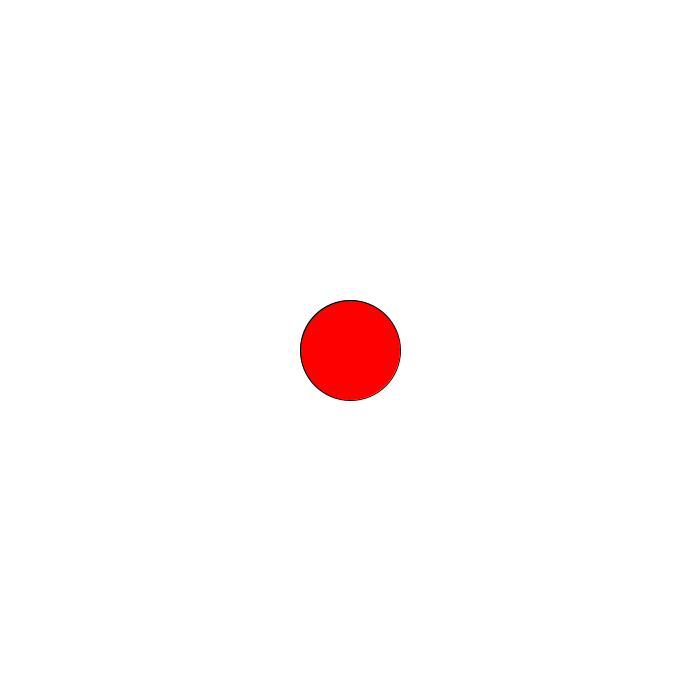
Frame 1 (no input)
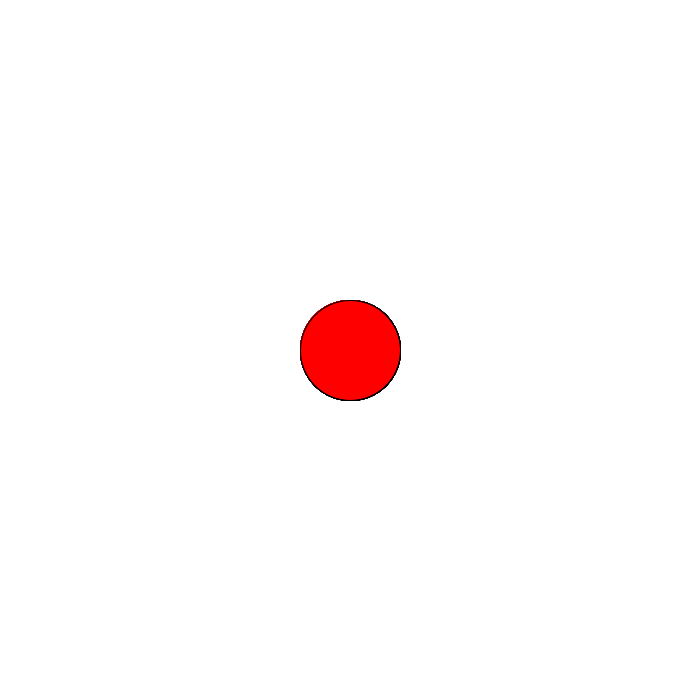
Frame 60 (the mouse pressed at the canvas centre just before this capture)
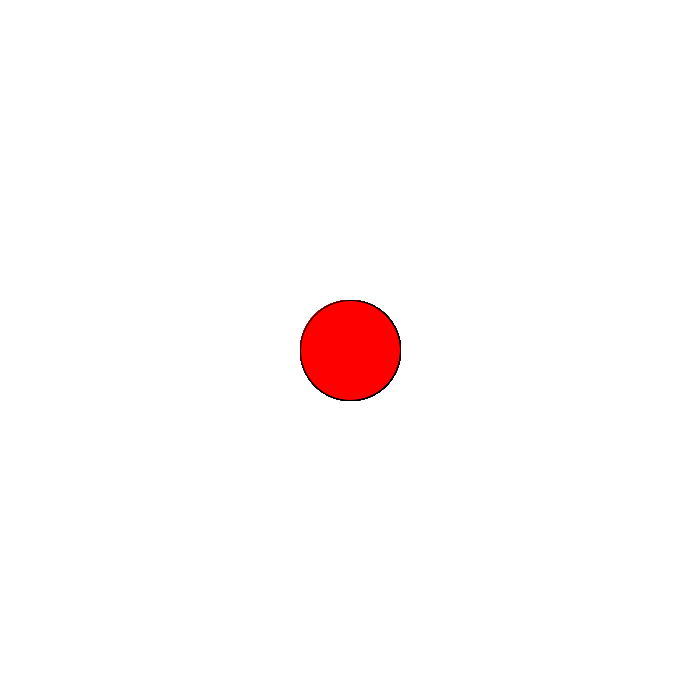
Frame 120 (the mouse held since frame 60 and released just before this capture)

The Processing sketch that drew these frames (run headless with seeded random() and noise(); from frame 60 on, the mouse is pressed at the canvas centre):

// Processing sketch: cut_dried_persimmon
// ── cut_dried_persimmon.pde
public void setup() {
  size(700,700);
  background(255,255,255); 
}

public void draw() {
  fill(255,0,0);
  circle(350,350,100);
}
